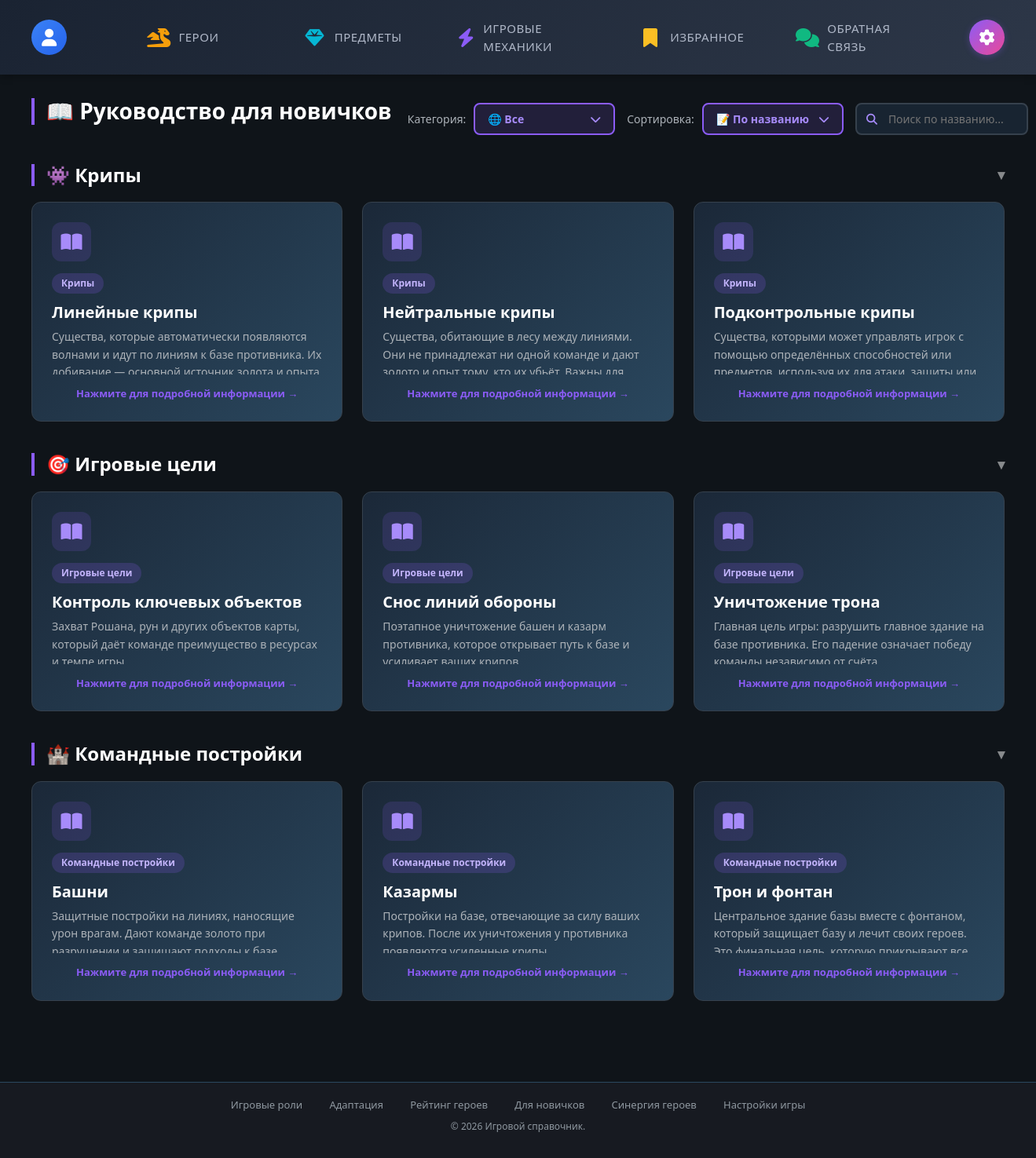
The page /sections/newbie/newbie.php (signed in) on the database its author committed.
### tables this page shows
CREATE TABLE IF NOT EXISTS game_mechanic (
  id_game_mechanic INT AUTO_INCREMENT PRIMARY KEY,
  title VARCHAR(255) NOT NULL,
  category VARCHAR(100) NOT NULL,
  content TEXT NOT NULL,
  created_date DATETIME DEFAULT CURRENT_TIMESTAMP
);

### sections/newbie/newbie.php (the view, shortened to what this page needs)
<?php
$pdo = getDB();
$searchQuery    = $_GET['search'] ?? '';
$sortBy         = $_GET['sort'] ?? 'name';
$categoryFilter = $_GET['category'] ?? '';
$validCategories = ['Крипы', 'Игровые цели', 'Командные постройки'];
$sql = "SELECT * FROM game_mechanic WHERE 1=1";
$params = [];
if (!empty($categoryFilter) && in_array($categoryFilter, $validCategories)) {
    $sql .= " AND category = ?";
    $params[] = $categoryFilter;
} else {
    $sql .= " AND category IN ('" . implode("','", $validCategories) . "')";
}
switch ($sortBy) {
    case 'name':
    default:     $sql .= " ORDER BY title ASC"; break;
}
$stmt = $pdo->prepare($sql);
$stmt->execute($params);
$mechanics = $stmt->fetchAll();
$grouped = [];
foreach ($mechanics as $m) {
    if (isset($m['category'])) $grouped[$m['category']][] = $m;
}
$categoryOrder = (!empty($categoryFilter) && isset($grouped[$categoryFilter])) ? [$categoryFilter] : $validCategories;
$categoryEmojis = [
    'Крипы' => '👾',
    'Игровые цели' => '🎯',
    'Командные постройки' => '🏰'
];
$pageTitle = 'Руководство для новичков';
require_once __DIR__ . '/../../includes/header.php';
?>
<div class="page-header">
    <h1 class="page-title">📖 <?= $pageTitle ?></h1>
    <div class="controls">
        <div class="filter-group">
            <span class="filter-label">Категория:</span>
            <div class="filter-dropdown">
                <button class="filter-btn" onclick="toggleNewbieFilter()">
                    <span id="currentFilterText"><?= !empty($categoryFilter) && isset($categoryEmojis[$categoryFilter]) ? $categoryEmojis[$categoryFilter] . ' ' . htmlspecialchars($categoryFilter) : '🌐 Все' ?></span>
                    <i class="fas fa-chevron-down"></i>
                </button>
            </div>
        </div>
        <div class="filter-group">
            <span class="filter-label">Сортировка:</span>
            <div class="sort-dropdown">
                <button class="sort-btn" onclick="toggleNewbieSort()">
                    <span id="currentSortText"><?= $sortBy === 'date' ? '📅 По дате' : '📝 По названию' ?></span>
                    <i class="fas fa-chevron-down"></i>
                </button>
            </div>
        </div>
        <div class="search-box">
            <i class="fas fa-search search-icon"></i>
            <input type="text" class="search-input" id="searchInputNewbie" placeholder="Поиск по названию..." value="<?= htmlspecialchars($searchQuery) ?>">
        </div>
    </div>
</div>
<?php if (empty($mechanics)): ?>
    <div class="no-results">
        <i class="fas fa-search"></i>
        <p>Записи не найдены</p>
    </div>
<?php else: ?>
    <div class="mechanics-sections">
        <?php foreach ($categoryOrder as $cat): ?>
            <div class="mechanics-category-block">
                <h2 class="category-heading" onclick="toggleNewbieCategory('<?= $cat ?>')">
                    <?= $categoryEmojis[$cat] ?> <?= htmlspecialchars($cat) ?>
                </h2>
                <div class="mechanics-grid">
                    <?php foreach ($grouped[$cat] as $m): ?>
                        <a href="<?= BASE_URL ?>/sections/newbie/newbie_detail.php?id=<?= $m['id_game_mechanic'] ?>" class="mechanic-card">
                            <div class="icon-wrap"><i class="fas fa-book-open"></i></div>
                            <span class="category"><?= htmlspecialchars($m['category']) ?></span>
                            <h3><?= htmlspecialchars($m['title']) ?></h3>
                            <div class="preview"><?= htmlspecialchars(mb_substr($m['content'], 0, 250)) ?>...</div>
                            <div class="click-hint">Нажмите для подробной информации →</div>
                        </a>
                    <?php endforeach; ?>
                </div>
            </div>
        <?php endforeach; ?>
    </div>
<?php endif; ?>
<?php require_once __DIR__ . '/../../includes/footer.php'; ?>

### css/style.css (style rules this page uses)
* { margin: 0; padding: 0; box-sizing: border-box; }
body { background: #0f1419; color: #e0e0e0; font-family: 'Segoe UI', Tahoma, Geneva, Verdana, sans-serif; min-height: 100vh; display: flex; flex-direction: column; padding-bottom: 80px; }
.page-header { display: flex; justify-content: space-between; align-items: center; margin-bottom: 20px; flex-wrap: wrap; gap: 15px; }
.page-title { color: #fff; font-size: 28px; font-weight: 700; border-left: 4px solid #f59e0b; padding-left: 15px; margin: 0; }
.controls { display: flex; gap: 15px; align-items: center; flex-wrap: nowrap; margin-left: auto; }
.filter-group { display: flex; align-items: center; gap: 10px; }
.filter-label { color: #acb2b8; font-size: 14px; font-weight: 500; }
.filter-dropdown { position: relative; }
.filter-btn { background: rgba(245,158,11,0.15); border: 2px solid #f59e0b; color: #fbbf24; padding: 8px 16px; border-radius: 8px; cursor: pointer; font-weight: 600; font-size: 14px; transition: all 0.3s; display: flex; align-items: center; gap: 8px; }
.search-box { position: relative; }
.search-input { background: rgba(27,40,56,0.8); border: 2px solid #36414d; color: #e0e0e0; padding: 8px 16px 8px 40px; border-radius: 8px; font-size: 14px; width: 220px; transition: all 0.3s; }
.search-icon { position: absolute; left: 14px; top: 50%; transform: translateY(-50%); color: #8f98a0; font-size: 14px; }
.page-header { display: flex; justify-content: space-between; align-items: center; gap: 20px; margin-bottom: 30px; flex-wrap: nowrap; }
.page-title { color: #fff; font-size: 28px; font-weight: 700; border-left: 4px solid #8b5cf6; padding-left: 15px; margin: 0; white-space: nowrap; }
.controls { display: flex; gap: 15px; align-items: center; margin-left: auto; white-space: nowrap; }
.filter-label { color: #acb2b8; font-size: 14px; font-weight: 500; white-space: nowrap; }
.filter-dropdown, .sort-dropdown { position: relative; }
.filter-btn, .sort-btn { background: rgba(139,92,246,0.15); border: 2px solid #8b5cf6; color: #a78bfa; padding: 8px 16px; border-radius: 8px; cursor: pointer; font-weight: 600; font-size: 14px; transition: all 0.3s; display: flex; align-items: center; gap: 8px; min-width: 180px; justify-content: space-between; }
.mechanics-sections { margin-top: 0; min-height: 50vh; }
.mechanics-category-block { margin-bottom: 40px; }
.category-heading { color: #fff; font-size: 24px; font-weight: 700; margin-bottom: 20px; padding-left: 15px; border-left: 4px solid #8b5cf6; display: flex; align-items: center; gap: 10px; }
.mechanics-grid { display: grid; grid-template-columns: repeat(3, 1fr); gap: 25px; }
.mechanic-card { background: linear-gradient(135deg, #1b2838 0%, #2a475e 100%); border: 1px solid #36414d; border-radius: 12px; padding: 25px; transition: all 0.3s; cursor: pointer; text-decoration: none; color: inherit; display: flex; flex-direction: column; height: 280px; }
.mechanic-card .icon-wrap { width: 50px; height: 50px; background: rgba(139,92,246,0.15); border-radius: 12px; display: flex; align-items: center; justify-content: center; margin-bottom: 15px; color: #a78bfa; font-size: 24px; }
.mechanic-card h3 { color: #fff; font-size: 20px; margin-bottom: 8px; font-weight: 600; }
.mechanic-card .category { display: inline-block; background: rgba(139,92,246,0.2); color: #c4b5fd; padding: 4px 12px; border-radius: 20px; font-size: 12px; font-weight: 600; margin-bottom: 12px; width: fit-content; }
.mechanic-card .preview { color: #acb2b8; font-size: 14px; line-height: 1.6; flex: 1; overflow: hidden; display: -webkit-box; -webkit-line-clamp: 5; -webkit-box-orient: vertical; }
.mechanic-card .click-hint { color: #8b5cf6; font-size: 13px; margin-top: 15px; text-align: center; font-weight: 600; }
.page-title { margin-bottom: 20px !important; }

### includes/header.php (style rules this page uses)
html { overflow-y: scroll; }

### sections/newbie/newbie.php (style rules this page uses)
.search-icon { color: #a78bfa; }
.category-heading { cursor: pointer; transition: all 0.3s; position: relative; }
.category-heading::after { content: '▾'; font-size: 18px; margin-left: auto; opacity: 0.5; transition: opacity 0.3s; }

### rows shown on the page
game_mechanic: category "Крипы", title "Линейные крипы", content "Существа, которые автоматически появляются волнами и идут по линиям к базе противника.…"
game_mechanic: category "Крипы", title "Нейтральные крипы", content "Существа, обитающие в лесу между линиями. Они не принадлежат ни одной команде и…"
game_mechanic: category "Крипы", title "Подконтрольные крипы", content "Существа, которыми может управлять игрок с помощью определённых способностей…"
game_mechanic: category "Игровые цели", title "Контроль ключевых объектов", content "Захват Рошана, рун и других объектов карты, который даёт команде преимущество в…"
game_mechanic: category "Игровые цели", title "Снос линий обороны", content "Поэтапное уничтожение башен и казарм противника, которое открывает путь к базе…"
game_mechanic: category "Игровые цели", title "Уничтожение трона", content "Главная цель игры: разрушить главное здание на базе противника. Его падение означает…"
game_mechanic: category "Командные постройки", title "Башни", content "Защитные постройки на линиях, наносящие урон врагам. Дают команде золото…"
game_mechanic: category "Командные постройки", title "Казармы", content "Постройки на базе, отвечающие за силу ваших крипов. После их уничтожения у…"
game_mechanic: category "Командные постройки", title "Трон и фонтан", content "Центральное здание базы вместе с фонтаном, который защищает базу и лечит своих…"

### other values the page prints
$pageTitle "Руководство для новичков"
$categoryEmojis[$cat] "👾"
$cat "Крипы"
$categoryEmojis[$cat] "🎯"
$cat "Игровые цели"
$categoryEmojis[$cat] "🏰"
$cat "Командные постройки"
